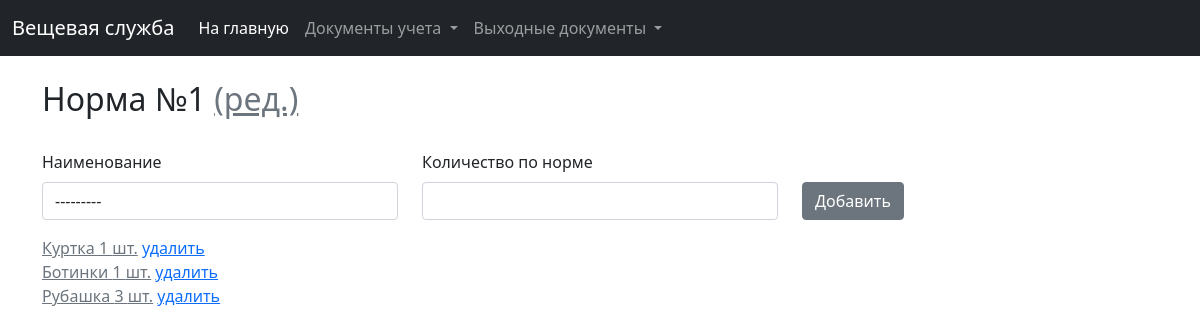
The app's page /clothing/norms/1/items, older data.
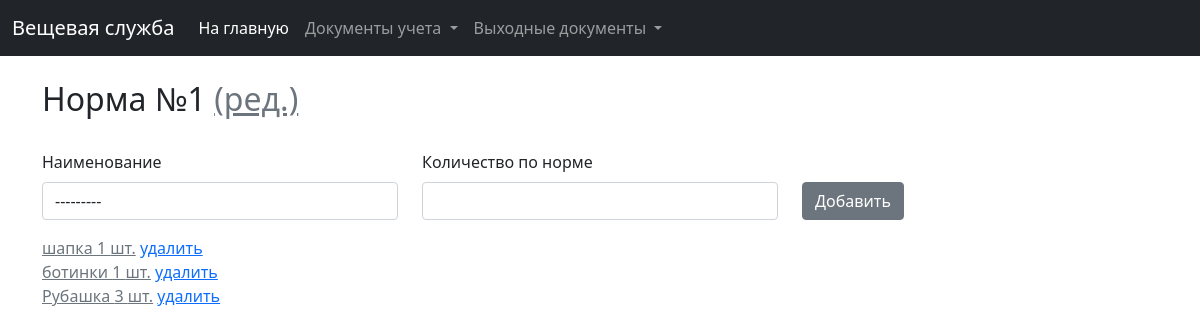
The same page, newer data.
### clothing/models.py (models this page shows, shortened)
class ClothesInNorm(models.Model):
    norm = models.ForeignKey(Norm, on_delete=models.CASCADE, verbose_name="Норма")
    clothes = models.ForeignKey(Clothes, on_delete=models.CASCADE, verbose_name="Наименование")
    norm_count = models.IntegerField(verbose_name="Количество по норме")
    class Meta:
        ordering = ('-id',)
        verbose_name = 'Наименование в норме'
        verbose_name_plural = 'Наименования в норме'
        unique_together = [['norm', 'clothes']]

class Clothes(models.Model):
    clothes_title = models.CharField(verbose_name="Наименование", max_length=255)
    wear_time = models.IntegerField(verbose_name="Сроки носки, мес.")
    nomenclature = models.CharField(verbose_name="Номенклатура", max_length=255, null=True, blank=True)
    created_at = models.DateTimeField(verbose_name="Дата и время создания", auto_created=True, blank=True, null=True)
    price = models.FloatField(verbose_name="Цена", blank=True, null=True)
    last_modified = models.DateTimeField(verbose_name="Дата и время последнего изменения", auto_now=True, blank=True,
                                         null=True)
    def __str__(self):
        return self.clothes_title
    class Meta:
        ordering = ('id',)
        verbose_name = 'Наименование предмета'
        verbose_name_plural = 'Наименования предметов'

### clothing/views.py (the view)
# urls.py: path('norms/<norm_id>/items', views.norm_items, name='norm_items'),
def norm_items(request, norm_id):
    norm = get_object_or_404(Norm, pk=norm_id)
    item_list = ClothesInNorm.objects.filter(norm_id=norm_id).order_by('clothes')
    clothes_in_norm_form = ClothesInNormForm()
    return render(request, 'clothing/norms/norm_items.html', {
        'norm': norm,
        'clothes_in_norm_form': clothes_in_norm_form,
        'item_list': item_list,
        'clothes_list': Clothes.objects.all(),
    })

### clothing/forms.py
class ClothesInNormForm(ModelForm):
    class Meta:
        model = ClothesInNorm
        fields = '__all__'

### clothing/templates/clothing/norms/norm_items.html (shortened to what this page needs)
{% extends 'base.html' %}
{% load widget_tweaks %}
{% load static %}
{% block content %}
    <div class="container">
        <br>
        <h2>{{ norm.norm_title }} <a href="#norm_update_data_form" data-bs-toggle="modal" class="link-secondary">(ред.)</a></h2>
        <br>
        <form id="add_norm_item_form">{% csrf_token %}
            <div class="row align-items-end">
                <div class="col-lg-4">
                    <div class="mb-3">
                        <label class="form-label">Наименование</label><br>
                        {% render_field clothes_in_norm_form.clothes class+="form-control" style="width: 100%" %}
                    </div>
                </div>
                <div class="col-lg-4">
                    <div class="mb-3">
                        <label class="form-label">Количество по норме</label><br>
                        {% render_field clothes_in_norm_form.norm_count class+="form-control" style="width: 100%" %}
                    </div>
                </div>
                <div class="col-lg-4">
                    <div class="mb-3">
                        <button type="submit" class="btn btn-secondary" id="add_clothes_in_card_button">Добавить
                        </button>
                    </div>
                </div>
            </div>
        </form>
        {% if norm.clothes_list %}
            {% for item in item_list %}
                <a class="link-secondary" href="#norm_item_update_data_form_{{ item.id }}"
                   data-bs-toggle="modal">{{ item.clothes }} {{ item.norm_count }} шт.</a> <a href="javascript:delete_item_in_norm({{ item.id }})">удалить</a><br>
            {% endfor %}
        {% else %}
            <p>Список пуст!</p>
        {% endif %}
    </div>
{% endblock %}

Row changes from the older to the newer data that the page shows:
removed ClothesInNorm: clothes "Куртка", norm_count "1"
removed ClothesInNorm: clothes "Ботинки", norm_count "1"
added ClothesInNorm: clothes "шапка", norm_count "1"
added ClothesInNorm: clothes "ботинки", norm_count "1"
